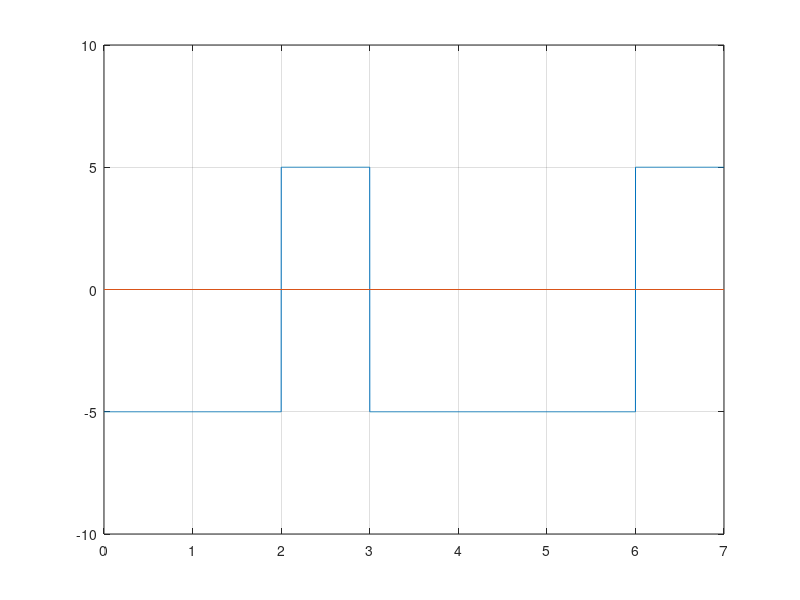

Recreate this plot in MATLAB.
clc; #... Clear command line
clear all; #... Clear variables
close all; #... Clear figures

bits = [1 0 1 1 0 0 1];

#... Modulation
bitrate = 1;
voltage = 5;

sampling_rate = 1000;
sampling_time = 1/sampling_rate;

end_time = length(bits)/bitrate;
time = 0:sampling_time:end_time;

index = 1;
#... Assume that last state was positive
sign = 1; #... Indicates inversion
if bits(1) == 1
    sign = -sign;
endif

for i = 1:length(time)
    modulation(i) = voltage*sign;
    if time(i)*bitrate >= index
        index = index+1;
        #... Inversion when next bit "1"
        if index <= length(bits) && bits(index) == 1
            sign = -sign;
        endif
    endif
endfor

plot(time, modulation);
axis([0 end_time -voltage-5 voltage+5]);
line([0 end_time], [0,0]);
grid on;

#... Demodulation
index = 1;
last = voltage;

for i = 1:length(modulation)
    if modulation(i) == last
        demodultaion(index) = 0;
    else
        demodultaion(index) = 1;
    endif
    if time(i)*bitrate >= index
        index = index+1;
        last = modulation(i);
    endif
endfor

disp(demodultaion);
